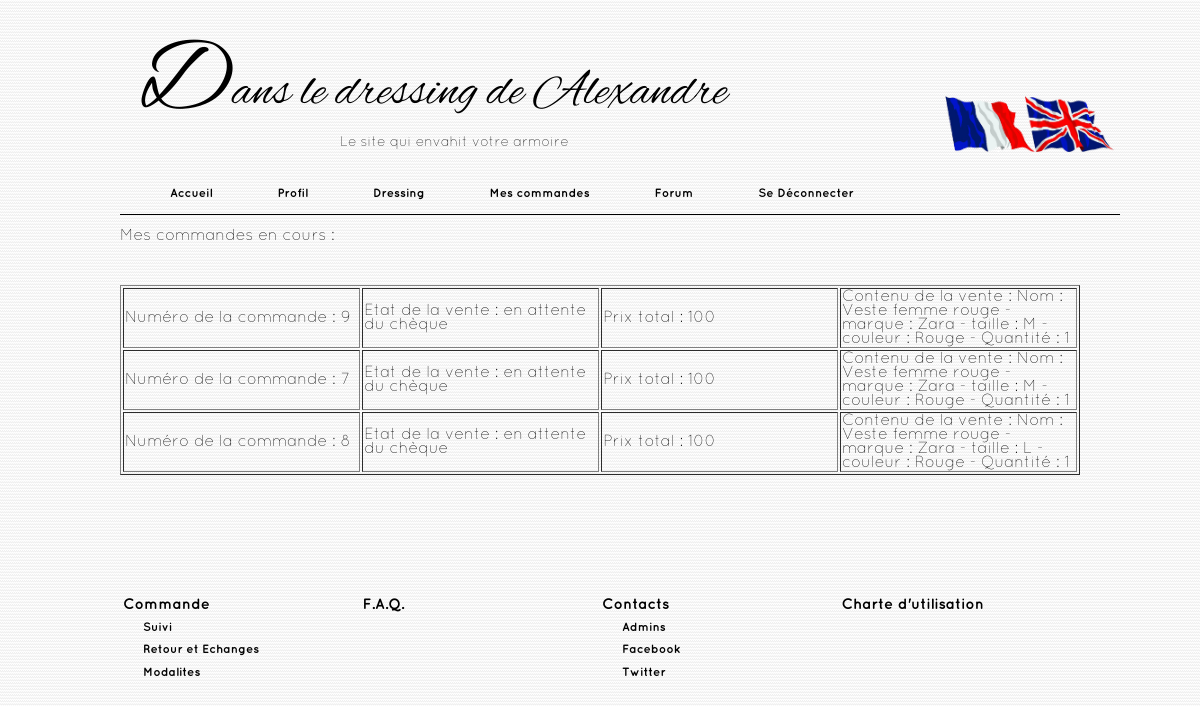
/commande (signed in), run on the app's committed database.
### tables this page shows
CREATE TABLE IF NOT EXISTS `commande` (
  `commande_id` int(11) NOT NULL AUTO_INCREMENT,
  `etat` varchar(255) NOT NULL,
  `prixtotal` varchar(45) DEFAULT NULL,
  `user_id` int(11) NOT NULL,
  `liste_produits` longtext NOT NULL,
  PRIMARY KEY (`commande_id`),
  KEY `fk_commande_users1_idx` (`user_id`)
);

### Core/Controller.php (called while the page is built, shortened)
<?php
class Controller {
	public $request;
	private $rendered = false;
	function __construct($request) {
		$this->request = $request;
	}
	public function render($view, $vars=null) {
		if ($this->rendered == true) {
			return false;
		}
		if (strpos($view, '/') === 0) {
			$view = ROOT.DS.'Views'.$view.'.php';
		}
		else {
			$view = ROOT.DS.'Views'.DS.ucfirst($this->request->controller).DS.$view.'.php';
		}
		require $view;
		$this->rendered = true;
	}
}

### Controllers/CommandeController.php (called while the page is built, shortened)
<?php
class CommandeController extends Controller {
	public function index(){
		$commandes = $this->Commande->recupcommandes($_SESSION["User"]->id);
		$this->render('index',array('commandes'=>$commandes));
	}
}
?>

### Core/Dispatcher.php (called while the page is built, shortened)
<?php
class Dispatcher {
	var $request;
	function __construct() {
		$this->request = new Request();
		$controller = $this->loadController();
		call_user_func_array(array($controller, $this->request->action), $this->request->params);
	}
	function loadController() {
		return new $name($this->request);
	}
}

### Webroot/index.php (called while the page is built, shortened)
<?php
new Dispatcher();
?>

### Core/Model.php (called while the page is built, shortened)
<?php
class Model {
	public $conf = 'default';
	public function __construct() {
		$conf = Config::$database[$this->conf];
		try {
			$pdo = new PDO('mysql:host='.$conf['host'].';dbname='.$conf['database'].';',
				$conf['login'], $conf['password'], array(PDO::MYSQL_ATTR_INIT_COMMAND => 'SET NAMES utf8'));
			$this->db = $pdo;
		}catch(PDOException $e){
			if (Config::$debug >= 1) {
				die($e->getMessage());
			}else{
				die('Impossible de se connecter à la base de données');
			}
		}
	}
}

### Models/Commande.php (called while the page is built, shortened)
<?php
class Commande extends Model {
	public function recupcommandes($id_client){
		$sql = 'SELECT * FROM commande WHERE user_id  = \''.$id_client.'\'';
		$pre = $this->db->prepare($sql);
		$pre->execute();
		return $pre->fetchAll(PDO::FETCH_OBJ);
	}
}
?>

### Views/Commande/index.php (the view, shortened to what this page needs)
<br>
<?php echo _("Mes commandes en cours :") ?>
<br><br>
<br><br>
<table class="Commandesencours" border = "1">
<?php for ($i=0; $i <sizeof($commandes) ; $i++): ?>
<?php
$commandeid = $commandes[$i]->commande_id;
$etat = $commandes[$i]->etat;
$prixtotal = $commandes[$i]->prixtotal;
$liste = $commandes[$i]->liste_produits;
?>
<tr>
	<td><?php echo _("Numéro de la commande") ?> : <?php echo($commandeid);?></td>
	<td><?php echo _("Etat de la vente") ?> : <?php echo($etat);?></td>
	<td><?php echo _("Prix total") ?> : <?php echo($prixtotal);?></td>
	<td><?php echo _("Contenu de la vente") ?> : <?php echo($liste);?></td>
</tr>
<?php endfor; ?>
</table>

### Webroot/css/style.css (style rules this page uses)
body { width: 960px; margin: auto; background-image: url('../img/linen.png'); font-family: "QuicksandLight", "Copperplate" ,Verdana, Arial, Helvetica, sans-serif; }
td { width: 235px; }

### data on the page
commande: commande_id "9", etat "en attente du chèque", prixtotal "100", liste_produits "Nom : Veste femme rouge - marque : Zara - taille : M - couleur : Rouge - Quantité : 1"
commande: commande_id "7", etat "en attente du chèque", prixtotal "100", liste_produits "Nom : Veste femme rouge - marque : Zara - taille : M - couleur : Rouge - Quantité : 1"
commande: commande_id "8", etat "en attente du chèque", prixtotal "100", liste_produits "Nom : Veste femme rouge - marque : Zara - taille : L - couleur : Rouge - Quantité : 1"

### other printed values
$_SESSION['User']->pseudo "Alexandre"
_("Le site qui envahit votre armoire") "Le site qui envahit votre armoire"
_("Accueil") "Accueil"
_("Profil") "Profil"
_("Dressing") "Dressing"
_("Mes commandes") "Mes commandes"
_("Forum") "Forum"
_("Se Déconnecter") "Se Déconnecter"
_("Mes commandes en cours :") "Mes commandes en cours :"
_("Commande") "Commande"
_("F.A.Q.") "F.A.Q."
_("Contacts") "Contacts"
_("Charte d'utilisation") "Charte d'utilisation"
_("Suivi") "Suivi"
_("Admins") "Admins"
